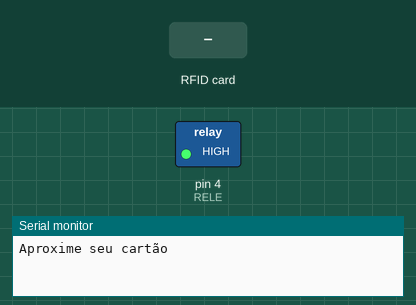
Recording of a sketch running on a simulated Arduino Uno, built with avr-gcc and run on an emulated ATmega328P. Shown: switched loads named in the sketch (green lamp = pin HIGH), the last lines printed to the serial monitor. The inputs (shaded band) are chosen by the test bench. Pins used as bus, display or sensor lines are not drawn.

Above: at 1.2 s.
1.3 s: RFID card 3B B2 15 56 held to the reader
At 2.1 s:
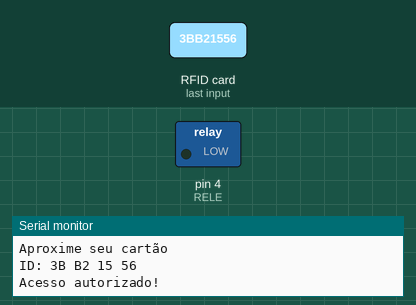
4.3 s: RFID card 02 36 78 21 held to the reader
At 7.3 s:
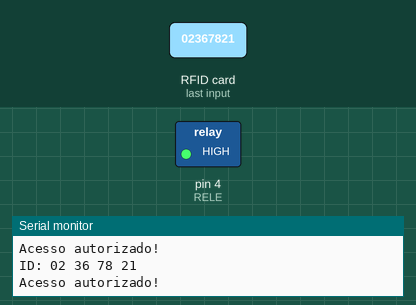
Timing chart, 0 to 8.8 s (numbered marks = the images above; inputs shaded):
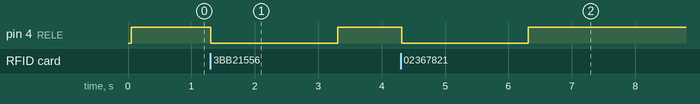

Measured:
- after the input at 1.3 s, pin 4 (RELE): HIGH → LOW at once, → HIGH 2.0 s later
- after the input at 4.3 s, pin 4 (RELE): HIGH → LOW at once, → HIGH 2.0 s later

The sketch:

ControleDeAcesso.ino
```cpp
//AMANDA CARNIO PASCON
//PROJETO HACKERSPACE 2019

//INCLUINDO AS BIBLIOTECAS
#include <SPI.h>
#include <MFRC522.h>

//DEFININDO O PINO DO RELÉ
#define RELE 4

//DEFININDO PINOS DO MODULO RFID
#define SS_PIN 10
#define RST_PIN 9

//CRIANDO A INSTANCIA DO MFRC522
MFRC522 mfrc522(SS_PIN, RST_PIN);

void setup()
{
  //INICIANDO SERIAL
  Serial.begin(9600);
  SPI.begin();

  //INICIANDO MFRC522
  mfrc522.PCD_Init();

  //DEFININDO O PINO DO RELÉ
  pinMode(RELE, OUTPUT);
  //DEFININDO RELE COMO NAO ATIVO NO COMECO, PARA A TRAVA CONTINUAR FECHADA
  digitalWrite(RELE, HIGH);

  //ACOMPANHANDO PELO MONITOR SERIAL
  Serial.println("Aproxime seu cartão\n");
}

void loop()
{
  //BUSCANDO CARTOES PARA LER
  if ( ! mfrc522.PICC_IsNewCardPresent())
  {
    return;
  }

  //SELECIONA O CARTAO PARA SER LIDO
  if ( ! mfrc522.PICC_ReadCardSerial())
  {
    return;
  }

  //MOSTRANDO ID DO CARTÃO NO MONITOR SERIAL
  Serial.print("ID:");
  String conteudo = "";
  byte letra;
  //PEGANDO ID
  for (byte i = 0; i < mfrc522.uid.size; i++)
  {
    Serial.print(mfrc522.uid.uidByte[i] < 0x10 ? " 0" : " ");
    Serial.print(mfrc522.uid.uidByte[i], HEX);
    conteudo.concat(String(mfrc522.uid.uidByte[i] < 0x10 ? " 0" : " "));
    conteudo.concat(String(mfrc522.uid.uidByte[i], HEX));
  }
  Serial.println();
  conteudo.toUpperCase();

  if (conteudo.substring(1) == "3B B2 15 56" || conteudo.substring(1) == "02 36 78 21") //ID DOS CARTOES AUTORIZADOS
  {
    Serial.println("Acesso autorizado!\n");
    //ABRINDO A PORTA
    digitalWrite(RELE, LOW);
    //SEGURA ABERTA POR UM TEMPO (2000 ms)
    delay(2000);
    //ACIONA A TRAVA NOVAMENTE
    digitalWrite(RELE, HIGH);
  }else{
    Serial.println("Acesso negado!\n");
  }

}
```
